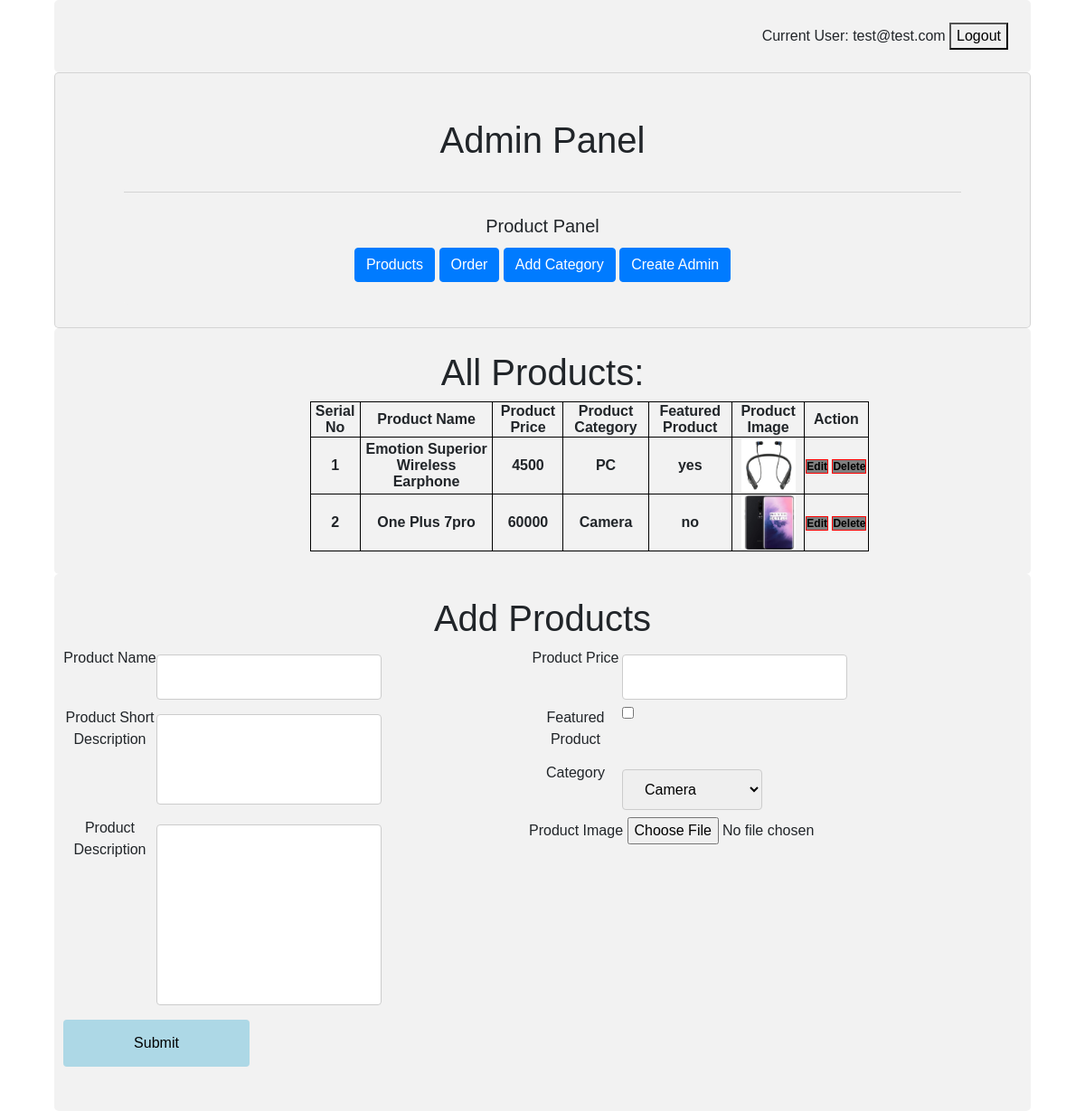
Screenshot of /admin/products.php (signed in) with the database file from the repository.
### tables this page shows
CREATE TABLE `product_info` (
  `id` int(11) NOT NULL,
  `product_name` varchar(100) NOT NULL,
  `product_price` float NOT NULL,
  `product_image` text,
  `product_short_description` varchar(200) NOT NULL,
  `product_description` text NOT NULL,
  `featured_product` int(11) NOT NULL,
  `category_id` int(11) NOT NULL
);

CREATE TABLE `category` (
  `category_id` int(11) NOT NULL,
  `category_name` varchar(150) NOT NULL
);

### admin/products.php (the view, shortened to what this page needs)
<?php
require_once("header.php");
include_once "../connection.php";
$selectCategory = "SELECT * FROM category";
$selectProducts = "SELECT * FROM product_info";
$resultCategory = $conn->query($selectCategory);
$resultProducts = $conn->query($selectProducts);
?>
<!DOCTYPE html>
<html lang="en" dir="ltr">
  <head>
  </head>
  <link rel="stylesheet" href="../css/signup.css">
  <body>
    <div class="tbl default">
      <h1>All Products: </h1>
      <?php if($resultProducts->num_rows>0){ ?>
      <table class="tbl" style="text-align:center;">
        <tr>
          <th>Serial No</th>
          <th>Product Name</th>
          <th>Product Price</th>
          <th>Product Category</th>
          <th>Featured Product</th>
          <th>Product Image</th>
          <th>Action</th>
        </tr>
        <?php $i = 1;
        while($rowProduct=$resultProducts->fetch_assoc()) {?>
        <tr>
          <th><?php echo $i; ?></th>
          <th><?php echo $rowProduct['product_name']; ?></th>
          <th><?php echo $rowProduct['product_price']; ?></th>
          <th><?php
            $categoryNameQuery = "SELECT category_name FROM category WHERE category_id = ".$rowProduct['category_id']."";
            $resultCategoryName = mysqli_query($conn,$categoryNameQuery);
            $valueName = mysqli_fetch_object($resultCategoryName);
            echo $valueName->category_name; ?></th>
          <th><?php echo $rowProduct['featured_product']==1?'yes':'no'; ?></th>
          <th><img src="<?php echo "../".$rowProduct['product_image']; ?>" alt="Example" width="60" height="60"></th>
          <th><a href="edit.php?id=<?php echo $rowProduct["id"]; ?>">Edit</a>&nbsp<a href="delete.php?id=<?php echo $rowProduct["id"]; ?>">Delete</a></th>
        </tr>
      <?php $i++;} ?>
      </table>
    <?php } ?>
    </div>
    <div class="tbl default">
      <h1>Add Products</h1>
      <?php  if($resultCategory->num_rows>0)
      {
      ?>
      <form action="<?php echo $_SERVER['PHP_SELF']; ?>" method="post" enctype="multipart/form-data">
        <div class="row">
          <div class="center1">
            <label class="text1">Product Name</label>
            <input type="text" name="pName" value="" required>
          </div>
          <div class="center2">
            <label class="text2">Product Price</label>
            <input type="text" name="pPrice" value="" required>
          </div>
        </div>
        <div class="row">
          <div class="center1">
            <label class="text1">Product Short Description</label>
            <input class="box1" type="text" name="pShortDes" value="" required>
          </div>
          <div class="center2">
            <label class="text2">Featured Product</label>
            <input type="checkbox" name="featuredP" value=""><br><br><br>
            <label class="text2">Category</label>
            <select class="sm2" name="pCat" required>
              <?php
              while($row=$resultCategory->fetch_assoc()){
              ?>
              <option value="<?php echo $row['category_id']; ?>"><?php echo $row['category_name']; ?></option>
            <?php } ?>
            </select>
          </div>
        </div>
        <div class="row">
          <div class="center1">
            <label class="text2">Product Description</label>
            <input class="box2" type="text" name="pDes" value="" required>
          </div>
          <div class="center2">
            <label>Product Image</label>
            <input type="file" name="pImage" id="pImage">
          </div>
        </div>
        <div class="row">
          <input type="submit" name="addProduct" value="Submit">
        </div>
      </form>
    <?php }else {?>
      <p>Please Add some categories</p>
    <?php } ?>
    </div>
  </body>
</html>

### css/signup.css (style rules this page uses)
body { margin: 0; padding: 0; font-family: sans-serif; background-size: cover; }
input[type=text],input[type=password], select { padding: 12px 20px; margin: 8px 0; display: inline-block; border: 1px solid #ccc; border-radius: 4px; box-sizing: border-box; }
input[type=number], select { width: 100%; padding: 12px 20px; margin: 8px 0; display: inline-block; border: 1px solid #ccc; border-radius: 4px; box-sizing: border-box; }
input[type=submit] { width: 20%; background-color: lightblue; color: black; padding: 14px 20px; margin: 8px 0; border: none; border-radius: 4px; cursor: pointer; }
.default { width: 90%; left: 10%; margin-left: -5%; position: relative; border-radius: 5px; background-color: #f2f2f2; padding: 25px; }
h1 { text-align: center; }

### admin/products.php (style rules this page uses)
table, th, td { border: 1px solid black; }
.tbl { width: 60%; left: 50%; margin-left: -25%; position: relative; border-radius: 5px; background-color: #f2f2f2; padding: 25px; }
a { color: black; box-sizing: border-box; border: 1px solid red; background-color: gray; font-size: 1vw; }
.row { width: 100%; }
.text1 { width: 20%; float: left; text-align: center; }
.text2 { width: 20%; float: left; text-align: center; }
.sm2 { width: 30%; float: left; }
.center1 { width: 50%; float: left; }
.center2 { width: 50%; float: left; }
.box1 { height: 100px; }
.box2 { height: 200px; }

### rows the page displays
product_info: product_name "Emotion Superior Wireless Earphone", product_price "4500", category.category_name "PC", featured_product "yes", product_image (picture)
product_info: product_name "One Plus 7pro", product_price "60000", category.category_name "Camera", featured_product "no", product_image (picture)

### other values shown
$_SESSION['email'] "test@test.com"
form field pCat "Camera"
